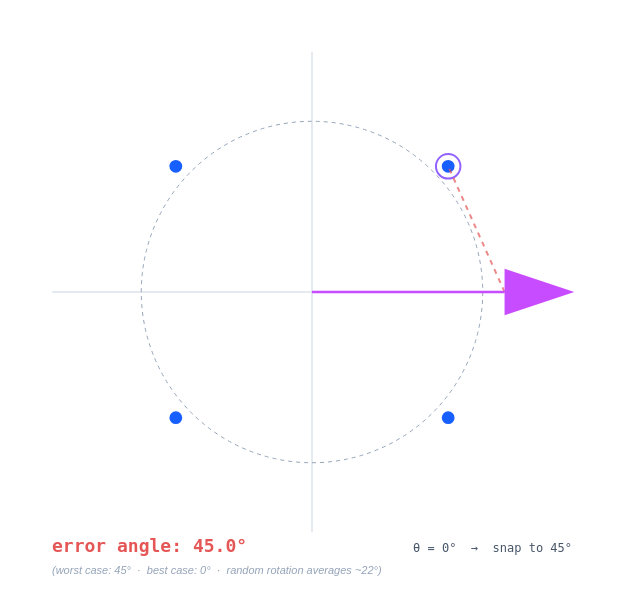

Express this chart as Vega-Lite.
### Vega specification from a JSON file in a GitHub repository (floating-point values rounded to 4 significant figures)
{"$schema": "https://vega.github.io/schema/vega/v5.json", "description": "Interactive RaBitQ rotation demo in 2D. Drag the data-angle slider; watch the snap to the nearest codebook vertex and the resulting error angle. Axis-aligned data (0°, 90°, 180°, 270°) hits the worst case (45° error); rotated data sits in the comfortable middle.", "width": 600, "height": 580, "padding": 12, "background": "transparent", "signals": [{"name": "theta_deg", "value": 0, "on": [{"events": {"signal": "preset_idx"}, "update": "presets[preset_idx]"}], "bind": {"input": "range", "min": 0, "max": 360, "step": 1, "name": "data angle° "}}, {"name": "preset_idx", "value": 0, "bind": {"input": "range", "min": 0, "max": 9, "step": 1, "name": "preset "}}, {"name": "presets", "value": [0, 17, 38, 73, 90, 112, 156, 201, 244, 289]}, {"name": "data_x", "update": "cos(theta_deg * PI / 180)"}, {"name": "data_y", "update": "sin(theta_deg * PI / 180)"}, {"name": "near_idx", "update": "floor(((theta_deg + 45) % 360) / 90) % 4"}, {"name": "near_angle", "update": "near_idx * 90 + 45"}, {"name": "near_x", "update": "cos(near_angle * PI / 180)"}, {"name": "near_y", "update": "sin(near_angle * PI / 180)"}, {"name": "error_offset", "update": "(theta_deg % 90) - 45"}, {"name": "error_deg", "update": "abs(error_offset)"}, {"name": "error_color", "update": "error_deg > 30 ? '#e45756' : (error_deg < 15 ? '#00a884' : '#7f47ff')"}], "data": [{"name": "codebook", "values": [{"idx": 0, "label": "(+,+)"}, {"idx": 1, "label": "(−,+)"}, {"idx": 2, "label": "(−,−)"}, {"idx": 3, "label": "(+,−)"}], "transform": [{"type": "formula", "as": "ang", "expr": "datum.idx * 90 + 45"}, {"type": "formula", "as": "x", "expr": "cos(datum.ang * PI / 180)"}, {"type": "formula", "as": "y", "expr": "sin(datum.ang * PI / 180)"}]}], "scales": [{"name": "x", "type": "linear", "domain": [-1.35, 1.35], "range": [40, 560]}, {"name": "y", "type": "linear", "domain": [-1.35, 1.35], "range": [520, 40]}], "marks": [{"type": "rule", "encode": {"enter": {"x": {"scale": "x", "value": -1.35}, "x2": {"scale": "x", "value": 1.35}, "y": {"scale": "y", "value": 0}, "stroke": {"value": "#cbd5e1"}}}}, {"type": "rule", "encode": {"enter": {"y": {"scale": "y", "value": -1.35}, "y2": {"scale": "y", "value": 1.35}, "x": {"scale": "x", "value": 0}, "stroke": {"value": "#cbd5e1"}}}}, {"type": "symbol", "encode": {"enter": {"x": {"scale": "x", "value": 0}, "y": {"scale": "y", "value": 0}, "size": {"value": 116599}, "shape": {"value": "circle"}, "fill": {"value": "transparent"}, "stroke": {"value": "#94a3b8"}, "strokeWidth": {"value": 1}, "strokeDash": {"value": [4, 4]}}}}, {"type": "symbol", "from": {"data": "codebook"}, "encode": {"enter": {"x": {"scale": "x", "field": "x"}, "y": {"scale": "y", "field": "y"}, "size": {"value": 220}, "fill": {"value": "#175fff"}, "stroke": {"value": "#ffffff"}, "strokeWidth": {"value": 2}}}}, {"type": "symbol", "encode": {"update": {"x": {"scale": "x", "signal": "near_x"}, "y": {"scale": "y", "signal": "near_y"}, "size": {"value": 600}, "fill": {"value": "transparent"}, "stroke": {"value": "#7f47ff"}, "strokeWidth": {"value": 2}, "strokeOpacity": {"value": 0.85}}}}, {"type": "rule", "encode": {"update": {"x": {"scale": "x", "signal": "data_x"}, "y": {"scale": "y", "signal": "data_y"}, "x2": {"scale": "x", "signal": "near_x"}, "y2": {"scale": "y", "signal": "near_y"}, "stroke": {"value": "#e45756"}, "strokeWidth": {"value": 2}, "strokeDash": {"value": [5, 5]}, "strokeOpacity": {"value": 0.7}}}}, {"type": "rule", "encode": {"update": {"x": {"scale": "x", "value": 0}, "y": {"scale": "y", "value": 0}, "x2": {"scale": "x", "signal": "data_x"}, "y2": {"scale": "y", "signal": "data_y"}, "stroke": {"value": "#c84cff"}, "strokeWidth": {"value": 2.5}}}}, {"type": "symbol", "encode": {"update": {"x": {"scale": "x", "signal": "data_x"}, "y": {"scale": "y", "signal": "data_y"}, "size": {"value": 240}, "shape": {"signal": "'M0,-3L9,0L0,3Z'"}, "fill": {"value": "#c84cff"}, "angle": {"signal": "-theta_deg"}}}}, {"type": "text", "encode": {"enter": {"x": {"value": 40}, "y": {"value": 540}, "fontSize": {"value": 18}, "fontWeight": {"value": 600}, "font": {"value": "IBM Plex Mono, monospace"}}, "update": {"fill": {"signal": "error_color"}, "text": {"signal": "'error angle: ' + format(error_deg, '.1f') + '°'"}}}}, {"type": "text", "encode": {"enter": {"x": {"value": 40}, "y": {"value": 562}, "fontSize": {"value": 11}, "fontStyle": {"value": "italic"}, "fill": {"value": "#94a3b8"}, "text": {"value": "(worst case: 45°  ·  best case: 0°  ·  random rotation averages ~22°)"}}}}, {"type": "text", "encode": {"update": {"x": {"value": 560}, "y": {"value": 540}, "align": {"value": "right"}, "fontSize": {"value": 12}, "font": {"value": "IBM Plex Mono, monospace"}, "fill": {"value": "#475569"}, "text": {"signal": "'θ = ' + theta_deg + '°  →  snap to ' + near_angle + '°'"}}}}]}
